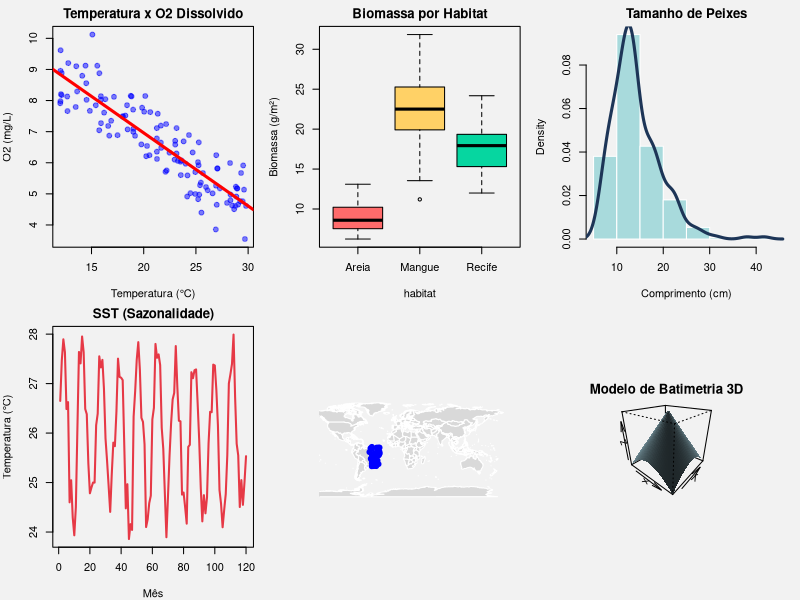
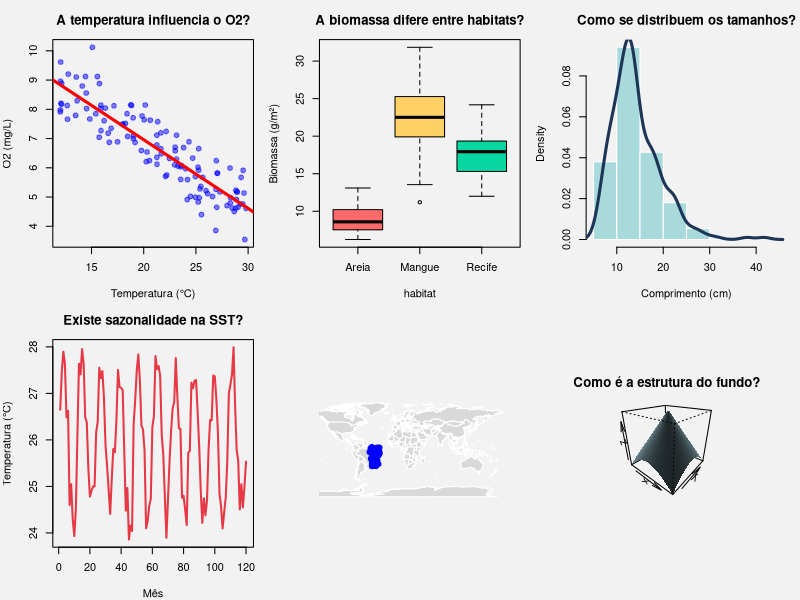
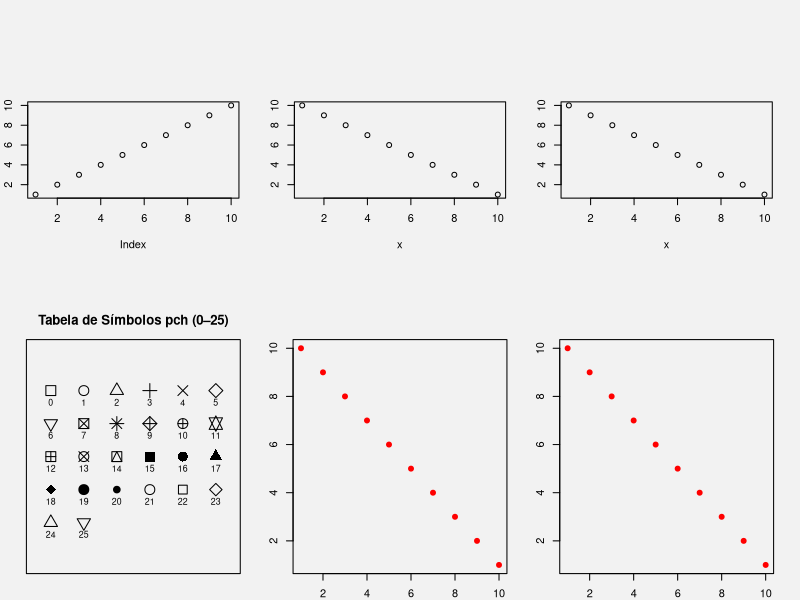
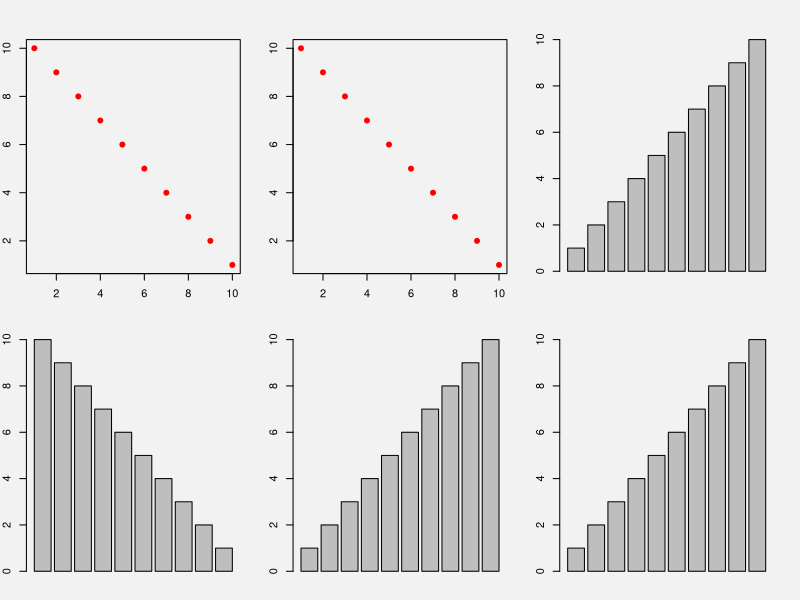
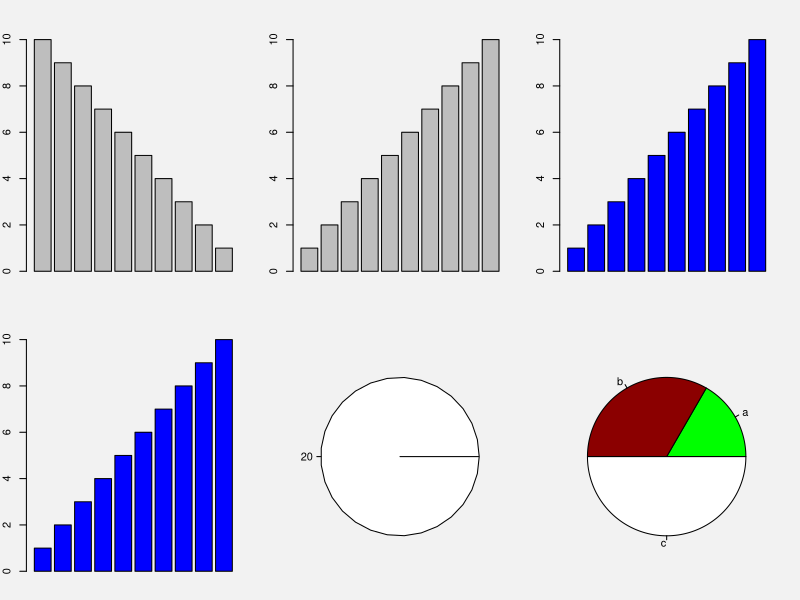
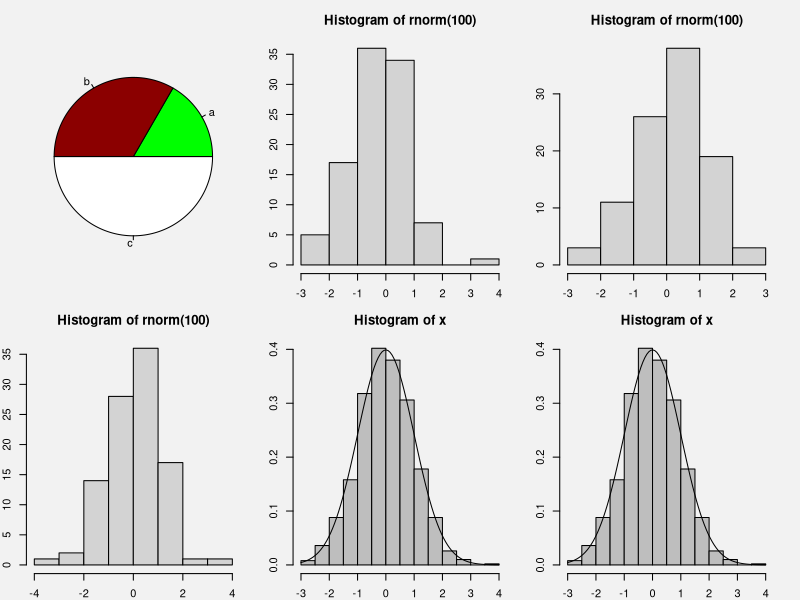
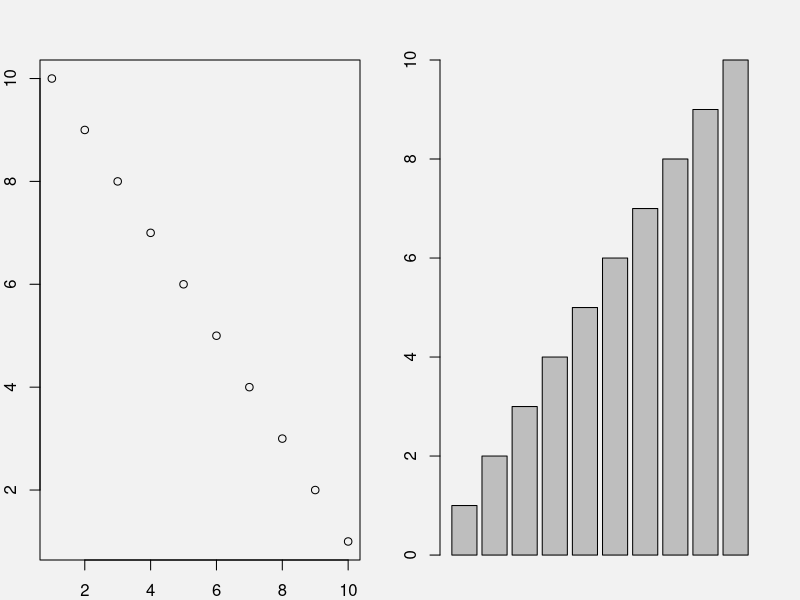

Source code (R) for these figures, in order:
## ---- chunk 1
#| echo: false
#| output: true

par(mfrow = c(2,3),
    mar = c(4,4,2,1),
    bg = "gray95")

set.seed(42)

# 1) Temperatura x Oxigênio Dissolvido (Regressão)
temp <- runif(120, 12, 30)
ox <- 12 - 0.25*temp + rnorm(120, 0, 0.7)

plot(temp, ox,
     pch = 19,
     col = rgb(0,0,1,0.5),
     main = "Temperatura x O2 Dissolvido",
     xlab = "Temperatura (°C)",
     ylab = "O2 (mg/L)")
abline(lm(ox ~ temp),
       col = "red",
       lwd = 3)



# 2) Biomassa por Habitat
habitat <- rep(c("Recife", "Areia", "Mangue"), each = 40)
biomassa <- c(rnorm(40, 18, 3),
              rnorm(40, 9, 2),
              rnorm(40, 22, 4))

boxplot(biomassa ~ habitat,
        col = c("#FF6B6B","#FFD166","#06D6A0"),
        main = "Biomassa por Habitat",
        ylab = "Biomassa (g/m²)")



# 3) Distribuição de Tamanho de Peixes (Log-normal)
tamanho <- rlnorm(300, 2.6, 0.35)

hist(tamanho,
     probability = TRUE,
     col = "#A8DADC",
     border = "white",
     main = "Tamanho de Peixes",
     xlab = "Comprimento (cm)")
lines(density(tamanho),
      col = "#1D3557",
      lwd = 3)



# 4) Série Temporal – Temperatura Superficial do Mar
mes <- 1:120
sst <- 26 + 1.5*sin(mes/12*2*pi) + rnorm(120,0,0.4)

plot(mes, sst,
     type = "l",
     lwd = 2,
     col = "#E63946",
     main = "SST (Sazonalidade)",
     xlab = "Mês",
     ylab = "Temperatura (°C)")



# 5) Mapa – Pontos de Amostragem Costeiros
library(maps)

map("world",
    fill = TRUE,
    col = "gray85",
    border = "white",
    main = "Pontos de Amostragem")

lon <- runif(40, -50, -30)
lat <- runif(40, -30, 5)

points(lon, lat,
       col = "blue",
       pch = 19)



# 6) Superfície 3D – Batimetria Simulada
x <- seq(-8, 8, length = 40)
y <- seq(-8, 8, length = 40)
z <- outer(x, y, function(x,y) -sqrt(x^2 + y^2))

persp(x, y, z,
      theta = 40,
      phi = 25,
      col = "lightblue",
      shade = 0.7,
      border = NA,
      main = "Modelo de Batimetria 3D")

## ---- chunk 2
#| echo: false
#| output: true

par(mfrow = c(2,3),
    mar = c(4,4,3,1),
    bg = "gray95")

set.seed(42)

# 1) A temperatura influencia o oxigênio dissolvido?
temp <- runif(120, 12, 30)
ox <- 12 - 0.25*temp + rnorm(120, 0, 0.7)

plot(temp, ox,
     pch = 19,
     col = rgb(0,0,1,0.5),
     main = "A temperatura influencia o O2?",
     xlab = "Temperatura (°C)",
     ylab = "O2 (mg/L)")
abline(lm(ox ~ temp),
       col = "red",
       lwd = 3)



# 2) A biomassa difere entre habitats?
habitat <- rep(c("Recife", "Areia", "Mangue"), each = 40)
biomassa <- c(rnorm(40, 18, 3),
              rnorm(40, 9, 2),
              rnorm(40, 22, 4))

boxplot(biomassa ~ habitat,
        col = c("#FF6B6B","#FFD166","#06D6A0"),
        main = "A biomassa difere entre habitats?",
        ylab = "Biomassa (g/m²)")



# 3) Como é a distribuição do tamanho dos peixes?
tamanho <- rlnorm(300, 2.6, 0.35)

hist(tamanho,
     probability = TRUE,
     col = "#A8DADC",
     border = "white",
     main = "Como se distribuem os tamanhos?",
     xlab = "Comprimento (cm)")
lines(density(tamanho),
      col = "#1D3557",
      lwd = 3)



# 4) Existe sazonalidade na temperatura superficial?
mes <- 1:120
sst <- 26 + 1.5*sin(mes/12*2*pi) + rnorm(120,0,0.4)

plot(mes, sst,
     type = "l",
     lwd = 2,
     col = "#E63946",
     main = "Existe sazonalidade na SST?",
     xlab = "Mês",
     ylab = "Temperatura (°C)")



# 5) Onde estão os pontos de amostragem?
library(maps)

map("world",
    fill = TRUE,
    col = "gray85",
    border = "white",
    main = "Onde estão os pontos amostrados?")

lon <- runif(40, -50, -30)
lat <- runif(40, -30, 5)

points(lon, lat,
       col = "blue",
       pch = 19)



# 6) Como é a estrutura do fundo marinho?
x <- seq(-8, 8, length = 40)
y <- seq(-8, 8, length = 40)
z <- outer(x, y, function(x,y) -sqrt(x^2 + y^2))

persp(x, y, z,
      theta = 40,
      phi = 25,
      col = "lightblue",
      shade = 0.7,
      border = NA,
      main = "Como é a estrutura do fundo?")

## ---- chunk 3
#| echo: true
#| output: false

#Forma mais simples de plotar um gráfico
plot(1:10)

## ---- chunk 4
#| echo: true
#| output: false

#Podemos plotar uma variável 
##contra a outra
x <- c(1:10)
y <- c(10:1)
plot(x,y)
## ---- chunk 5
#| echo: false
#| output: true
#| fig-width: 8
#| fig-height: 8
#| out-width: 100%


plot(x,y)
## ---- chunk 6
#| echo: false
#| output: true
#| fig-width: 8
#| fig-height: 8
#| out-width: 100%

par(mar = c(2,2,3,2))

# Define grade 6 x 5
n_col <- 6
n_row <- 5

plot(0, 0,
     type = "n",
     xlim = c(0.5, n_col + 0.5),
     ylim = c(0.5, n_row + 0.5),
     xaxt = "n",
     yaxt = "n",
     xlab = "",
     ylab = "",
     asp = 1,
     main = "Tabela de Símbolos pch (0–25)")

# Desenha grade (opcional, mas ajuda visualmente)
#abline(h = 1:n_row + 0.5, col = "gray90")
#abline(v = 1:n_col + 0.5, col = "gray90")

k <- 0
for (row in n_row:1) {
  for (col in 1:n_col) {
    if (k <= 25) {
      points(col, row, pch = k, cex = 2)
      text(col, row - 0.35, labels = k, cex = 0.8)
      k <- k + 1
    }
  }
}

## ---- chunk 7
#| echo: true
#| output: false

plot(x,
  y,
  pch = 19,
  col = "red")

## ---- chunk 8
#| echo: true
#| output: false

plot(x,  y,  pch = 19,  col = "red")

## ---- chunk 9
#| echo: true
#| output: true
#| fig-width: 6
#| fig-height: 4

plot(x,
  y,
  pch = 19,
  col = "red")

## ---- chunk 10
#| echo: true
#| output: true
#| fig-width: 6
#| fig-height: 4

plot(x,  y,  pch = 19,  col = "red")

## ---- chunk 11
#| echo: true
#| output: false

barplot(x)
barplot(y)

## ---- chunk 12
#| echo: false
#| output: true
#| fig-width: 6
#| fig-height: 6

barplot(x)

## ---- chunk 13
#| echo: true
#| output: false

barplot(x)
barplot(y)

## ---- chunk 14
#| echo: false
#| output: true
#| fig-width: 6
#| fig-height: 6

barplot(x)

## ---- chunk 15
#| echo: true
#| output: false

barplot(x, xlab = "Eixo x", ylab = "Eixo y", col = "blue")

## ---- chunk 16
#| echo: false
#| output: true
#| fig-width: 6
#| fig-height: 6

barplot(x, xlab = "Eixo x", ylab = "Eixo y", col = "blue")

## ---- chunk 17
#| echo: true
#| output: false

pie(10, 20, 30)

# podemos dar nomes

pizza <- c(10, 20, 30)
names(pizza) <- c("a", "b", "c")
pie(pizza, col = c("green", "darkred", "white"))

## ---- chunk 18
#| echo: false
#| output: true
#| fig-width: 6
#| fig-height: 6

pie(pizza, col = c("green", "darkred", "white"))
## ---- chunk 19
#| echo: true
#| output: false

hist(rnorm(100))



## ---- chunk 20
#| echo: false
#| output: true
#| fig-width: 6
#| fig-height: 6

hist(rnorm(100))
## ---- chunk 21
#| echo: true
#| output: false

hist(rnorm(100))

# podemos adicionar a curva normal

x <- rnorm(1000)
hist(x, col = "gray", freq = F)
curve(dnorm(x), add = T)

## ---- chunk 22
#| echo: false
#| output: true
#| fig-width: 6
#| fig-height: 6

hist(x, col = "gray", freq = F)
curve(dnorm(x), add = T)

## ---- chunk 23
#| echo: true
#| output: false

par(mfrow = c(1,2))
x <- 1:10
plot(x,y)
barplot(x)

# Abra a ajuda para verificar outros parâmetros
